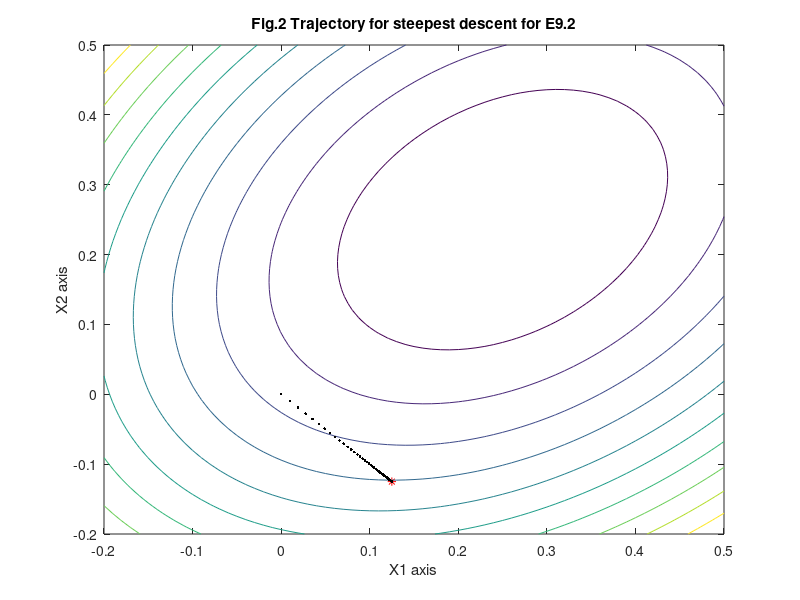

Write MATLAB code to recreate this figure.
clear
%--- Part(i)
[X,Y] = meshgrid(-0.2 : .01 : .5);
F = 3*(X.^2+Y.^2) - 2*X.*Y - X - Y;
N = 10;
x0 =[.125 -.125]';
figure;
plot(x0(1), x0(2),'r*')
hold on;
contour(X,Y,F,N)
title('Fig.2 Trajectory for steepest descent for E9.2'); 
xlabel('X1 axis'), ylabel('X2 axis');
%---

A = [6 -2;-2 6];
d = [-1;1];
alfa = 0.01;

%Find the eigenvalues and eigenvecors of Hessian matrix
[V,D] = eig(A);

iter = 0;
x = [0 0]';   %Initialize x

%Find the stationary point
G = A*x + d;
small = [1.0e-4 1.0e-4]';

while (abs(G(1)) >= small(1) || abs(G(2))>= small(2))
	plot(x(1), x(2),'k.')
	x = x - alfa * G;
	G = A*x + d;
	iter = iter + 1;   
	if (iter == 2)
   	x2 = x;   %Output the x value after two iterations
	end
end
x;   %Output the stationary point
hold off;  
